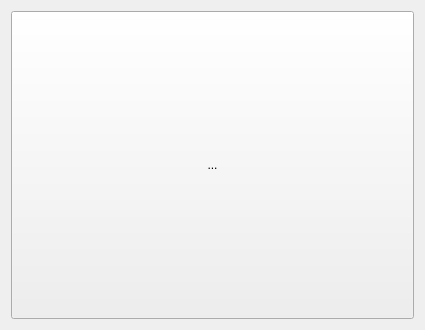
<?xml version="1.0" encoding="UTF-8"?>
<ui version="4.0">
 <class>ImageDisplayButton</class>
 <widget class="QWidget" name="ImageDisplayButton">
  <property name="geometry">
   <rect>
    <x>0</x>
    <y>0</y>
    <width>425</width>
    <height>330</height>
   </rect>
  </property>
  <property name="windowTitle">
   <string>Form</string>
  </property>
  <layout class="QVBoxLayout" name="verticalLayout">
   <item>
    <widget class="QToolButton" name="button">
     <property name="sizePolicy">
      <sizepolicy hsizetype="Preferred" vsizetype="Preferred">
       <horstretch>0</horstretch>
       <verstretch>0</verstretch>
      </sizepolicy>
     </property>
     <property name="minimumSize">
      <size>
       <width>200</width>
       <height>200</height>
      </size>
     </property>
     <property name="focusPolicy">
      <enum>Qt::NoFocus</enum>
     </property>
     <property name="text">
      <string>...</string>
     </property>
     <property name="popupMode">
      <enum>QToolButton::InstantPopup</enum>
     </property>
     <property name="toolButtonStyle">
      <enum>Qt::ToolButtonTextUnderIcon</enum>
     </property>
    </widget>
   </item>
  </layout>
 </widget>
 <resources/>
 <connections/>
</ui>
